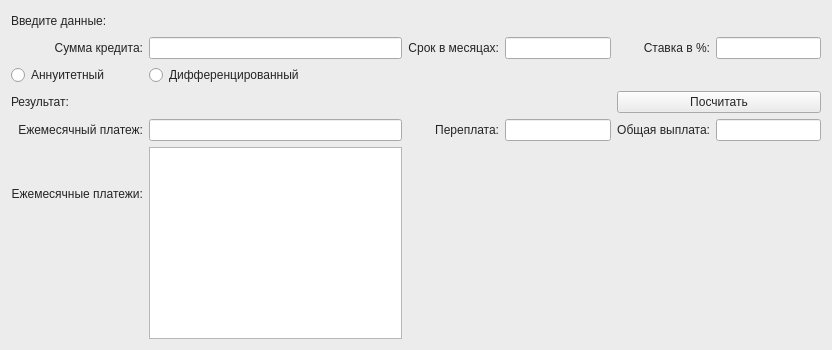
<?xml version="1.0" encoding="UTF-8"?>
<ui version="4.0">
 <class>CreditWindow</class>
 <widget class="QWidget" name="CreditWindow">
  <property name="geometry">
   <rect>
    <x>0</x>
    <y>0</y>
    <width>832</width>
    <height>350</height>
   </rect>
  </property>
  <property name="palette">
   <palette>
    <active>
     <colorrole role="WindowText">
      <brush brushstyle="SolidPattern">
       <color alpha="255">
        <red>255</red>
        <green>255</green>
        <blue>255</blue>
       </color>
      </brush>
     </colorrole>
     <colorrole role="Button">
      <brush brushstyle="SolidPattern">
       <color alpha="255">
        <red>65</red>
        <green>9</green>
        <blue>15</blue>
       </color>
      </brush>
     </colorrole>
     <colorrole role="Light">
      <brush brushstyle="SolidPattern">
       <color alpha="255">
        <red>22</red>
        <green>70</green>
        <blue>73</blue>
       </color>
      </brush>
     </colorrole>
     <colorrole role="Midlight">
      <brush brushstyle="SolidPattern">
       <color alpha="255">
        <red>22</red>
        <green>70</green>
        <blue>73</blue>
       </color>
      </brush>
     </colorrole>
     <colorrole role="Dark">
      <brush brushstyle="SolidPattern">
       <color alpha="255">
        <red>21</red>
        <green>70</green>
        <blue>73</blue>
       </color>
      </brush>
     </colorrole>
     <colorrole role="Text">
      <brush brushstyle="SolidPattern">
       <color alpha="216">
        <red>255</red>
        <green>255</green>
        <blue>255</blue>
       </color>
      </brush>
     </colorrole>
     <colorrole role="BrightText">
      <brush brushstyle="SolidPattern">
       <color alpha="255">
        <red>238</red>
        <green>73</green>
        <blue>226</blue>
       </color>
      </brush>
     </colorrole>
     <colorrole role="ButtonText">
      <brush brushstyle="SolidPattern">
       <color alpha="217">
        <red>255</red>
        <green>255</green>
        <blue>255</blue>
       </color>
      </brush>
     </colorrole>
     <colorrole role="Base">
      <brush brushstyle="SolidPattern">
       <color alpha="255">
        <red>17</red>
        <green>85</green>
        <blue>75</blue>
       </color>
      </brush>
     </colorrole>
     <colorrole role="Window">
      <brush brushstyle="SolidPattern">
       <color alpha="255">
        <red>12</red>
        <green>61</green>
        <blue>54</blue>
       </color>
      </brush>
     </colorrole>
     <colorrole role="Shadow">
      <brush brushstyle="SolidPattern">
       <color alpha="255">
        <red>8</red>
        <green>41</green>
        <blue>36</blue>
       </color>
      </brush>
     </colorrole>
     <colorrole role="Highlight">
      <brush brushstyle="SolidPattern">
       <color alpha="255">
        <red>38</red>
        <green>57</green>
        <blue>63</blue>
       </color>
      </brush>
     </colorrole>
     <colorrole role="Link">
      <brush brushstyle="SolidPattern">
       <color alpha="255">
        <red>219</red>
        <green>145</green>
        <blue>153</blue>
       </color>
      </brush>
     </colorrole>
     <colorrole role="AlternateBase">
      <brush brushstyle="SolidPattern">
       <color alpha="255">
        <red>24</red>
        <green>85</green>
        <blue>91</blue>
       </color>
      </brush>
     </colorrole>
     <colorrole role="ToolTipBase">
      <brush brushstyle="SolidPattern">
       <color alpha="255">
        <red>47</red>
        <green>21</green>
        <blue>26</blue>
       </color>
      </brush>
     </colorrole>
     <colorrole role="ToolTipText">
      <brush brushstyle="SolidPattern">
       <color alpha="255">
        <red>146</red>
        <green>146</green>
        <blue>146</blue>
       </color>
      </brush>
     </colorrole>
    </active>
    <inactive>
     <colorrole role="WindowText">
      <brush brushstyle="SolidPattern">
       <color alpha="216">
        <red>0</red>
        <green>0</green>
        <blue>0</blue>
       </color>
      </brush>
     </colorrole>
     <colorrole role="Button">
      <brush brushstyle="SolidPattern">
       <color alpha="255">
        <red>236</red>
        <green>236</green>
        <blue>236</blue>
       </color>
      </brush>
     </colorrole>
     <colorrole role="Light">
      <brush brushstyle="SolidPattern">
       <color alpha="255">
        <red>255</red>
        <green>255</green>
        <blue>255</blue>
       </color>
      </brush>
     </colorrole>
     <colorrole role="Midlight">
      <brush brushstyle="SolidPattern">
       <color alpha="255">
        <red>245</red>
        <green>245</green>
        <blue>245</blue>
       </color>
      </brush>
     </colorrole>
     <colorrole role="Dark">
      <brush brushstyle="SolidPattern">
       <color alpha="255">
        <red>191</red>
        <green>191</green>
        <blue>191</blue>
       </color>
      </brush>
     </colorrole>
     <colorrole role="Text">
      <brush brushstyle="SolidPattern">
       <color alpha="216">
        <red>0</red>
        <green>0</green>
        <blue>0</blue>
       </color>
      </brush>
     </colorrole>
     <colorrole role="BrightText">
      <brush brushstyle="SolidPattern">
       <color alpha="255">
        <red>255</red>
        <green>255</green>
        <blue>255</blue>
       </color>
      </brush>
     </colorrole>
     <colorrole role="ButtonText">
      <brush brushstyle="SolidPattern">
       <color alpha="255">
        <red>0</red>
        <green>0</green>
        <blue>0</blue>
       </color>
      </brush>
     </colorrole>
     <colorrole role="Base">
      <brush brushstyle="SolidPattern">
       <color alpha="255">
        <red>255</red>
        <green>255</green>
        <blue>255</blue>
       </color>
      </brush>
     </colorrole>
     <colorrole role="Window">
      <brush brushstyle="SolidPattern">
       <color alpha="255">
        <red>236</red>
        <green>236</green>
        <blue>236</blue>
       </color>
      </brush>
     </colorrole>
     <colorrole role="Shadow">
      <brush brushstyle="SolidPattern">
       <color alpha="255">
        <red>0</red>
        <green>0</green>
        <blue>0</blue>
       </color>
      </brush>
     </colorrole>
     <colorrole role="Highlight">
      <brush brushstyle="SolidPattern">
       <color alpha="255">
        <red>212</red>
        <green>212</green>
        <blue>212</blue>
       </color>
      </brush>
     </colorrole>
     <colorrole role="Link">
      <brush brushstyle="SolidPattern">
       <color alpha="255">
        <red>0</red>
        <green>0</green>
        <blue>255</blue>
       </color>
      </brush>
     </colorrole>
     <colorrole role="AlternateBase">
      <brush brushstyle="SolidPattern">
       <color alpha="255">
        <red>245</red>
        <green>245</green>
        <blue>245</blue>
       </color>
      </brush>
     </colorrole>
     <colorrole role="ToolTipBase">
      <brush brushstyle="SolidPattern">
       <color alpha="255">
        <red>255</red>
        <green>255</green>
        <blue>255</blue>
       </color>
      </brush>
     </colorrole>
     <colorrole role="ToolTipText">
      <brush brushstyle="SolidPattern">
       <color alpha="255">
        <red>0</red>
        <green>0</green>
        <blue>0</blue>
       </color>
      </brush>
     </colorrole>
    </inactive>
    <disabled>
     <colorrole role="WindowText">
      <brush brushstyle="SolidPattern">
       <color alpha="255">
        <red>21</red>
        <green>70</green>
        <blue>73</blue>
       </color>
      </brush>
     </colorrole>
     <colorrole role="Button">
      <brush brushstyle="SolidPattern">
       <color alpha="255">
        <red>65</red>
        <green>9</green>
        <blue>15</blue>
       </color>
      </brush>
     </colorrole>
     <colorrole role="Light">
      <brush brushstyle="SolidPattern">
       <color alpha="255">
        <red>22</red>
        <green>70</green>
        <blue>73</blue>
       </color>
      </brush>
     </colorrole>
     <colorrole role="Midlight">
      <brush brushstyle="SolidPattern">
       <color alpha="255">
        <red>22</red>
        <green>70</green>
        <blue>73</blue>
       </color>
      </brush>
     </colorrole>
     <colorrole role="Dark">
      <brush brushstyle="SolidPattern">
       <color alpha="255">
        <red>21</red>
        <green>70</green>
        <blue>73</blue>
       </color>
      </brush>
     </colorrole>
     <colorrole role="Text">
      <brush brushstyle="SolidPattern">
       <color alpha="255">
        <red>21</red>
        <green>70</green>
        <blue>73</blue>
       </color>
      </brush>
     </colorrole>
     <colorrole role="BrightText">
      <brush brushstyle="SolidPattern">
       <color alpha="255">
        <red>238</red>
        <green>73</green>
        <blue>226</blue>
       </color>
      </brush>
     </colorrole>
     <colorrole role="ButtonText">
      <brush brushstyle="SolidPattern">
       <color alpha="255">
        <red>21</red>
        <green>70</green>
        <blue>73</blue>
       </color>
      </brush>
     </colorrole>
     <colorrole role="Base">
      <brush brushstyle="SolidPattern">
       <color alpha="255">
        <red>12</red>
        <green>61</green>
        <blue>54</blue>
       </color>
      </brush>
     </colorrole>
     <colorrole role="Window">
      <brush brushstyle="SolidPattern">
       <color alpha="255">
        <red>12</red>
        <green>61</green>
        <blue>54</blue>
       </color>
      </brush>
     </colorrole>
     <colorrole role="Shadow">
      <brush brushstyle="SolidPattern">
       <color alpha="255">
        <red>0</red>
        <green>0</green>
        <blue>0</blue>
       </color>
      </brush>
     </colorrole>
     <colorrole role="Highlight">
      <brush brushstyle="SolidPattern">
       <color alpha="255">
        <red>212</red>
        <green>212</green>
        <blue>212</blue>
       </color>
      </brush>
     </colorrole>
     <colorrole role="Link">
      <brush brushstyle="SolidPattern">
       <color alpha="255">
        <red>0</red>
        <green>0</green>
        <blue>255</blue>
       </color>
      </brush>
     </colorrole>
     <colorrole role="AlternateBase">
      <brush brushstyle="SolidPattern">
       <color alpha="255">
        <red>245</red>
        <green>245</green>
        <blue>245</blue>
       </color>
      </brush>
     </colorrole>
     <colorrole role="ToolTipBase">
      <brush brushstyle="SolidPattern">
       <color alpha="255">
        <red>255</red>
        <green>255</green>
        <blue>255</blue>
       </color>
      </brush>
     </colorrole>
     <colorrole role="ToolTipText">
      <brush brushstyle="SolidPattern">
       <color alpha="255">
        <red>0</red>
        <green>0</green>
        <blue>0</blue>
       </color>
      </brush>
     </colorrole>
    </disabled>
   </palette>
  </property>
  <property name="windowTitle">
   <string>Form</string>
  </property>
  <layout class="QGridLayout" name="gridLayout">
   <item row="1" column="4">
    <widget class="QLabel" name="label_3">
     <property name="text">
      <string>Ставка в %:</string>
     </property>
     <property name="alignment">
      <set>Qt::AlignRight|Qt::AlignTrailing|Qt::AlignVCenter</set>
     </property>
    </widget>
   </item>
   <item row="5" column="5">
    <widget class="QLineEdit" name="total_payment">
     <property name="readOnly">
      <bool>true</bool>
     </property>
    </widget>
   </item>
   <item row="1" column="0">
    <widget class="QLabel" name="label">
     <property name="text">
      <string>Сумма кредита:</string>
     </property>
     <property name="alignment">
      <set>Qt::AlignRight|Qt::AlignTrailing|Qt::AlignVCenter</set>
     </property>
    </widget>
   </item>
   <item row="1" column="5">
    <widget class="QLineEdit" name="rate"/>
   </item>
   <item row="1" column="3">
    <widget class="QLineEdit" name="years"/>
   </item>
   <item row="5" column="0">
    <widget class="QLabel" name="label_4">
     <property name="text">
      <string>Ежемесячный платеж:</string>
     </property>
     <property name="alignment">
      <set>Qt::AlignRight|Qt::AlignTrailing|Qt::AlignVCenter</set>
     </property>
    </widget>
   </item>
   <item row="5" column="4">
    <widget class="QLabel" name="label_6">
     <property name="text">
      <string>Общая выплата:</string>
     </property>
     <property name="alignment">
      <set>Qt::AlignRight|Qt::AlignTrailing|Qt::AlignVCenter</set>
     </property>
    </widget>
   </item>
   <item row="5" column="2">
    <widget class="QLabel" name="label_5">
     <property name="text">
      <string>Переплата:</string>
     </property>
     <property name="alignment">
      <set>Qt::AlignRight|Qt::AlignTrailing|Qt::AlignVCenter</set>
     </property>
    </widget>
   </item>
   <item row="4" column="4" colspan="2">
    <widget class="QPushButton" name="action">
     <property name="palette">
      <palette>
       <active>
        <colorrole role="WindowText">
         <brush brushstyle="SolidPattern">
          <color alpha="255">
           <red>255</red>
           <green>255</green>
           <blue>255</blue>
          </color>
         </brush>
        </colorrole>
        <colorrole role="Button">
         <brush brushstyle="SolidPattern">
          <color alpha="255">
           <red>65</red>
           <green>9</green>
           <blue>15</blue>
          </color>
         </brush>
        </colorrole>
        <colorrole role="Light">
         <brush brushstyle="SolidPattern">
          <color alpha="255">
           <red>22</red>
           <green>70</green>
           <blue>73</blue>
          </color>
         </brush>
        </colorrole>
        <colorrole role="Midlight">
         <brush brushstyle="SolidPattern">
          <color alpha="255">
           <red>22</red>
           <green>70</green>
           <blue>73</blue>
          </color>
         </brush>
        </colorrole>
        <colorrole role="Dark">
         <brush brushstyle="SolidPattern">
          <color alpha="255">
           <red>21</red>
           <green>70</green>
           <blue>73</blue>
          </color>
         </brush>
        </colorrole>
        <colorrole role="Text">
         <brush brushstyle="SolidPattern">
          <color alpha="216">
           <red>255</red>
           <green>255</green>
           <blue>255</blue>
          </color>
         </brush>
        </colorrole>
        <colorrole role="BrightText">
         <brush brushstyle="SolidPattern">
          <color alpha="255">
           <red>238</red>
           <green>73</green>
           <blue>226</blue>
          </color>
         </brush>
        </colorrole>
        <colorrole role="ButtonText">
         <brush brushstyle="SolidPattern">
          <color alpha="217">
           <red>255</red>
           <green>255</green>
           <blue>255</blue>
          </color>
         </brush>
        </colorrole>
        <colorrole role="Base">
         <brush brushstyle="SolidPattern">
          <color alpha="255">
           <red>17</red>
           <green>85</green>
           <blue>75</blue>
          </color>
         </brush>
        </colorrole>
        <colorrole role="Window">
         <brush brushstyle="SolidPattern">
          <color alpha="255">
           <red>12</red>
           <green>61</green>
           <blue>54</blue>
          </color>
         </brush>
        </colorrole>
        <colorrole role="Shadow">
         <brush brushstyle="SolidPattern">
          <color alpha="255">
           <red>8</red>
           <green>41</green>
           <blue>36</blue>
          </color>
         </brush>
        </colorrole>
        <colorrole role="Highlight">
         <brush brushstyle="SolidPattern">
          <color alpha="255">
           <red>38</red>
           <green>57</green>
           <blue>63</blue>
          </color>
         </brush>
        </colorrole>
        <colorrole role="Link">
         <brush brushstyle="SolidPattern">
          <color alpha="255">
           <red>219</red>
           <green>145</green>
           <blue>153</blue>
          </color>
         </brush>
        </colorrole>
        <colorrole role="AlternateBase">
         <brush brushstyle="SolidPattern">
          <color alpha="255">
           <red>24</red>
           <green>85</green>
           <blue>91</blue>
          </color>
         </brush>
        </colorrole>
        <colorrole role="ToolTipBase">
         <brush brushstyle="SolidPattern">
          <color alpha="255">
           <red>47</red>
           <green>21</green>
           <blue>26</blue>
          </color>
         </brush>
        </colorrole>
        <colorrole role="ToolTipText">
         <brush brushstyle="SolidPattern">
          <color alpha="255">
           <red>146</red>
           <green>146</green>
           <blue>146</blue>
          </color>
         </brush>
        </colorrole>
       </active>
       <inactive>
        <colorrole role="WindowText">
         <brush brushstyle="SolidPattern">
          <color alpha="216">
           <red>0</red>
           <green>0</green>
           <blue>0</blue>
          </color>
         </brush>
        </colorrole>
        <colorrole role="Button">
         <brush brushstyle="SolidPattern">
          <color alpha="255">
           <red>236</red>
           <green>236</green>
           <blue>236</blue>
          </color>
         </brush>
        </colorrole>
        <colorrole role="Light">
         <brush brushstyle="SolidPattern">
          <color alpha="255">
           <red>255</red>
           <green>255</green>
           <blue>255</blue>
          </color>
         </brush>
        </colorrole>
        <colorrole role="Midlight">
         <brush brushstyle="SolidPattern">
          <color alpha="255">
           <red>245</red>
           <green>245</green>
           <blue>245</blue>
          </color>
         </brush>
        </colorrole>
        <colorrole role="Dark">
         <brush brushstyle="SolidPattern">
          <color alpha="255">
           <red>191</red>
           <green>191</green>
           <blue>191</blue>
          </color>
         </brush>
        </colorrole>
        <colorrole role="Text">
         <brush brushstyle="SolidPattern">
          <color alpha="216">
           <red>0</red>
           <green>0</green>
           <blue>0</blue>
          </color>
         </brush>
        </colorrole>
        <colorrole role="BrightText">
         <brush brushstyle="SolidPattern">
          <color alpha="255">
           <red>255</red>
           <green>255</green>
           <blue>255</blue>
          </color>
         </brush>
        </colorrole>
        <colorrole role="ButtonText">
         <brush brushstyle="SolidPattern">
          <color alpha="216">
           <red>0</red>
           <green>0</green>
           <blue>0</blue>
          </color>
         </brush>
        </colorrole>
        <colorrole role="Base">
         <brush brushstyle="SolidPattern">
          <color alpha="255">
           <red>255</red>
           <green>255</green>
           <blue>255</blue>
          </color>
         </brush>
        </colorrole>
        <colorrole role="Window">
         <brush brushstyle="SolidPattern">
          <color alpha="255">
           <red>236</red>
           <green>236</green>
           <blue>236</blue>
          </color>
         </brush>
        </colorrole>
        <colorrole role="Shadow">
         <brush brushstyle="SolidPattern">
          <color alpha="255">
           <red>0</red>
           <green>0</green>
           <blue>0</blue>
          </color>
         </brush>
        </colorrole>
        <colorrole role="Highlight">
         <brush brushstyle="SolidPattern">
          <color alpha="255">
           <red>212</red>
           <green>212</green>
           <blue>212</blue>
          </color>
         </brush>
        </colorrole>
        <colorrole role="Link">
         <brush brushstyle="SolidPattern">
          <color alpha="255">
           <red>0</red>
           <green>0</green>
           <blue>255</blue>
          </color>
         </brush>
        </colorrole>
        <colorrole role="AlternateBase">
         <brush brushstyle="SolidPattern">
          <color alpha="255">
           <red>245</red>
           <green>245</green>
           <blue>245</blue>
          </color>
         </brush>
        </colorrole>
        <colorrole role="ToolTipBase">
         <brush brushstyle="SolidPattern">
          <color alpha="255">
           <red>255</red>
           <green>255</green>
           <blue>255</blue>
          </color>
         </brush>
        </colorrole>
        <colorrole role="ToolTipText">
         <brush brushstyle="SolidPattern">
          <color alpha="255">
           <red>0</red>
           <green>0</green>
           <blue>0</blue>
          </color>
         </brush>
        </colorrole>
       </inactive>
       <disabled>
        <colorrole role="WindowText">
         <brush brushstyle="SolidPattern">
          <color alpha="255">
           <red>21</red>
           <green>70</green>
           <blue>73</blue>
          </color>
         </brush>
        </colorrole>
        <colorrole role="Button">
         <brush brushstyle="SolidPattern">
          <color alpha="255">
           <red>65</red>
           <green>9</green>
           <blue>15</blue>
          </color>
         </brush>
        </colorrole>
        <colorrole role="Light">
         <brush brushstyle="SolidPattern">
          <color alpha="255">
           <red>22</red>
           <green>70</green>
           <blue>73</blue>
          </color>
         </brush>
        </colorrole>
        <colorrole role="Midlight">
         <brush brushstyle="SolidPattern">
          <color alpha="255">
           <red>22</red>
           <green>70</green>
           <blue>73</blue>
          </color>
         </brush>
        </colorrole>
        <colorrole role="Dark">
         <brush brushstyle="SolidPattern">
          <color alpha="255">
           <red>21</red>
           <green>70</green>
           <blue>73</blue>
          </color>
         </brush>
        </colorrole>
        <colorrole role="Text">
         <brush brushstyle="SolidPattern">
          <color alpha="255">
           <red>21</red>
           <green>70</green>
           <blue>73</blue>
          </color>
         </brush>
        </colorrole>
        <colorrole role="BrightText">
         <brush brushstyle="SolidPattern">
          <color alpha="255">
           <red>238</red>
           <green>73</green>
           <blue>226</blue>
          </color>
         </brush>
        </colorrole>
        <colorrole role="ButtonText">
         <brush brushstyle="SolidPattern">
          <color alpha="255">
           <red>21</red>
           <green>70</green>
           <blue>73</blue>
          </color>
         </brush>
        </colorrole>
        <colorrole role="Base">
         <brush brushstyle="SolidPattern">
          <color alpha="255">
           <red>12</red>
           <green>61</green>
           <blue>54</blue>
          </color>
         </brush>
        </colorrole>
        <colorrole role="Window">
         <brush brushstyle="SolidPattern">
          <color alpha="255">
           <red>12</red>
           <green>61</green>
           <blue>54</blue>
          </color>
         </brush>
        </colorrole>
        <colorrole role="Shadow">
         <brush brushstyle="SolidPattern">
          <color alpha="255">
           <red>0</red>
           <green>0</green>
           <blue>0</blue>
          </color>
         </brush>
        </colorrole>
        <colorrole role="Highlight">
         <brush brushstyle="SolidPattern">
          <color alpha="255">
           <red>212</red>
           <green>212</green>
           <blue>212</blue>
          </color>
         </brush>
        </colorrole>
        <colorrole role="Link">
         <brush brushstyle="SolidPattern">
          <color alpha="255">
           <red>0</red>
           <green>0</green>
           <blue>255</blue>
          </color>
         </brush>
        </colorrole>
        <colorrole role="AlternateBase">
         <brush brushstyle="SolidPattern">
          <color alpha="255">
           <red>245</red>
           <green>245</green>
           <blue>245</blue>
          </color>
         </brush>
        </colorrole>
        <colorrole role="ToolTipBase">
         <brush brushstyle="SolidPattern">
          <color alpha="255">
           <red>255</red>
           <green>255</green>
           <blue>255</blue>
          </color>
         </brush>
        </colorrole>
        <colorrole role="ToolTipText">
         <brush brushstyle="SolidPattern">
          <color alpha="255">
           <red>0</red>
           <green>0</green>
           <blue>0</blue>
          </color>
         </brush>
        </colorrole>
       </disabled>
      </palette>
     </property>
     <property name="text">
      <string>Посчитать</string>
     </property>
    </widget>
   </item>
   <item row="5" column="3">
    <widget class="QLineEdit" name="overpayment">
     <property name="readOnly">
      <bool>true</bool>
     </property>
    </widget>
   </item>
   <item row="3" column="1">
    <widget class="QRadioButton" name="differentiated">
     <property name="text">
      <string>Дифференцированный</string>
     </property>
    </widget>
   </item>
   <item row="1" column="2">
    <widget class="QLabel" name="label_2">
     <property name="text">
      <string>Срок в месяцах:</string>
     </property>
     <property name="alignment">
      <set>Qt::AlignRight|Qt::AlignTrailing|Qt::AlignVCenter</set>
     </property>
    </widget>
   </item>
   <item row="3" column="0">
    <widget class="QRadioButton" name="annuity">
     <property name="text">
      <string>Аннуитетный</string>
     </property>
    </widget>
   </item>
   <item row="4" column="0" colspan="2">
    <widget class="QLabel" name="label_8">
     <property name="text">
      <string>Результат:</string>
     </property>
    </widget>
   </item>
   <item row="1" column="1">
    <widget class="QLineEdit" name="summ"/>
   </item>
   <item row="0" column="0" colspan="2">
    <widget class="QLabel" name="label_7">
     <property name="text">
      <string>Введите данные:</string>
     </property>
    </widget>
   </item>
   <item row="5" column="1">
    <widget class="QLineEdit" name="payment">
     <property name="text">
      <string/>
     </property>
     <property name="readOnly">
      <bool>true</bool>
     </property>
    </widget>
   </item>
   <item row="6" column="0">
    <widget class="QLabel" name="label_9">
     <property name="text">
      <string>Ежемесячные платежи:</string>
     </property>
     <property name="alignment">
      <set>Qt::AlignRight|Qt::AlignTrailing|Qt::AlignVCenter</set>
     </property>
    </widget>
   </item>
   <item row="6" column="1" rowspan="2">
    <widget class="QTextEdit" name="big_payment">
     <property name="readOnly">
      <bool>true</bool>
     </property>
    </widget>
   </item>
  </layout>
 </widget>
 <resources/>
 <connections/>
</ui>
